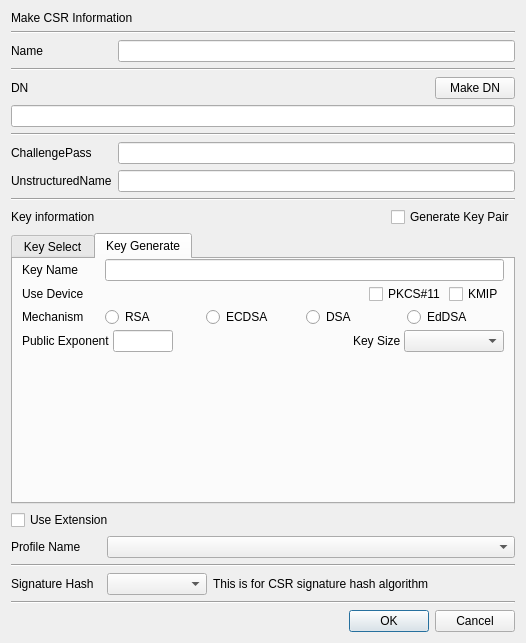
<?xml version="1.0" encoding="UTF-8"?>
<ui version="4.0">
 <class>MakeReqDlg</class>
 <widget class="QDialog" name="MakeReqDlg">
  <property name="geometry">
   <rect>
    <x>0</x>
    <y>0</y>
    <width>526</width>
    <height>643</height>
   </rect>
  </property>
  <property name="windowTitle">
   <string>Make requester</string>
  </property>
  <layout class="QVBoxLayout" name="verticalLayout_3">
   <item>
    <widget class="QLabel" name="label_10">
     <property name="text">
      <string>Make CSR Information</string>
     </property>
    </widget>
   </item>
   <item>
    <widget class="Line" name="line_4">
     <property name="orientation">
      <enum>Qt::Horizontal</enum>
     </property>
    </widget>
   </item>
   <item>
    <layout class="QGridLayout" name="gridLayout">
     <property name="topMargin">
      <number>0</number>
     </property>
     <item row="2" column="2">
      <widget class="QPushButton" name="mMakeDNBtn">
       <property name="text">
        <string>Make DN</string>
       </property>
      </widget>
     </item>
     <item row="6" column="0">
      <widget class="QLabel" name="label_12">
       <property name="text">
        <string>UnstructuredName</string>
       </property>
      </widget>
     </item>
     <item row="3" column="0" colspan="3">
      <widget class="QLineEdit" name="mDNText">
       <property name="minimumSize">
        <size>
         <width>500</width>
         <height>0</height>
        </size>
       </property>
      </widget>
     </item>
     <item row="0" column="1" colspan="2">
      <widget class="QLineEdit" name="mNameText"/>
     </item>
     <item row="6" column="1" colspan="2">
      <widget class="QLineEdit" name="mUnstructuredNameText"/>
     </item>
     <item row="5" column="0">
      <widget class="QLabel" name="label_7">
       <property name="minimumSize">
        <size>
         <width>90</width>
         <height>0</height>
        </size>
       </property>
       <property name="text">
        <string>ChallengePass</string>
       </property>
      </widget>
     </item>
     <item row="0" column="0">
      <widget class="QLabel" name="label">
       <property name="text">
        <string>Name</string>
       </property>
      </widget>
     </item>
     <item row="2" column="0">
      <widget class="QLabel" name="label_2">
       <property name="text">
        <string>DN</string>
       </property>
      </widget>
     </item>
     <item row="2" column="1">
      <spacer name="horizontalSpacer_6">
       <property name="orientation">
        <enum>Qt::Horizontal</enum>
       </property>
       <property name="sizeHint" stdset="0">
        <size>
         <width>40</width>
         <height>20</height>
        </size>
       </property>
      </spacer>
     </item>
     <item row="5" column="1" colspan="2">
      <widget class="QLineEdit" name="mChallengePassText"/>
     </item>
     <item row="1" column="0" colspan="3">
      <widget class="Line" name="line_5">
       <property name="orientation">
        <enum>Qt::Horizontal</enum>
       </property>
      </widget>
     </item>
     <item row="4" column="0" colspan="3">
      <widget class="Line" name="line_6">
       <property name="orientation">
        <enum>Qt::Horizontal</enum>
       </property>
      </widget>
     </item>
    </layout>
   </item>
   <item>
    <widget class="Line" name="line">
     <property name="orientation">
      <enum>Qt::Horizontal</enum>
     </property>
    </widget>
   </item>
   <item>
    <layout class="QGridLayout" name="gridLayout_4">
     <property name="topMargin">
      <number>0</number>
     </property>
     <item row="0" column="1">
      <spacer name="horizontalSpacer_3">
       <property name="orientation">
        <enum>Qt::Horizontal</enum>
       </property>
       <property name="sizeHint" stdset="0">
        <size>
         <width>40</width>
         <height>20</height>
        </size>
       </property>
      </spacer>
     </item>
     <item row="0" column="0">
      <widget class="QLabel" name="label_4">
       <property name="text">
        <string>Key information</string>
       </property>
      </widget>
     </item>
     <item row="0" column="2">
      <widget class="QCheckBox" name="mGenKeyPairCheck">
       <property name="text">
        <string>Generate Key Pair</string>
       </property>
      </widget>
     </item>
    </layout>
   </item>
   <item>
    <widget class="QTabWidget" name="mKeyInfoTab">
     <property name="currentIndex">
      <number>1</number>
     </property>
     <widget class="QWidget" name="mSelTab">
      <attribute name="title">
       <string>Key Select</string>
      </attribute>
      <layout class="QVBoxLayout" name="verticalLayout">
       <property name="spacing">
        <number>6</number>
       </property>
       <item>
        <layout class="QGridLayout" name="gridLayout_5">
         <item row="0" column="0">
          <widget class="QLabel" name="label_3">
           <property name="minimumSize">
            <size>
             <width>80</width>
             <height>0</height>
            </size>
           </property>
           <property name="maximumSize">
            <size>
             <width>80</width>
             <height>16777215</height>
            </size>
           </property>
           <property name="text">
            <string>Key Name</string>
           </property>
          </widget>
         </item>
         <item row="0" column="1">
          <widget class="QComboBox" name="mKeyNameCombo"/>
         </item>
        </layout>
       </item>
       <item>
        <layout class="QGridLayout" name="gridLayout_6">
         <item row="0" column="0">
          <widget class="QLabel" name="label_6">
           <property name="minimumSize">
            <size>
             <width>80</width>
             <height>0</height>
            </size>
           </property>
           <property name="maximumSize">
            <size>
             <width>80</width>
             <height>16777215</height>
            </size>
           </property>
           <property name="text">
            <string>Algorithm</string>
           </property>
          </widget>
         </item>
         <item row="0" column="3">
          <widget class="QLabel" name="mOptionLabel">
           <property name="text">
            <string>Key size</string>
           </property>
          </widget>
         </item>
         <item row="0" column="1">
          <widget class="QLineEdit" name="mAlgorithmText">
           <property name="palette">
            <palette>
             <active>
              <colorrole role="Base">
               <brush brushstyle="SolidPattern">
                <color alpha="255">
                 <red>221</red>
                 <green>221</green>
                 <blue>255</blue>
                </color>
               </brush>
              </colorrole>
             </active>
             <inactive>
              <colorrole role="Base">
               <brush brushstyle="SolidPattern">
                <color alpha="255">
                 <red>221</red>
                 <green>221</green>
                 <blue>255</blue>
                </color>
               </brush>
              </colorrole>
             </inactive>
             <disabled>
              <colorrole role="Base">
               <brush brushstyle="SolidPattern">
                <color alpha="255">
                 <red>240</red>
                 <green>240</green>
                 <blue>240</blue>
                </color>
               </brush>
              </colorrole>
             </disabled>
            </palette>
           </property>
           <property name="readOnly">
            <bool>true</bool>
           </property>
          </widget>
         </item>
         <item row="0" column="2">
          <spacer name="horizontalSpacer_2">
           <property name="orientation">
            <enum>Qt::Horizontal</enum>
           </property>
           <property name="sizeHint" stdset="0">
            <size>
             <width>40</width>
             <height>20</height>
            </size>
           </property>
          </spacer>
         </item>
         <item row="0" column="4">
          <widget class="QLineEdit" name="mOptionText">
           <property name="palette">
            <palette>
             <active>
              <colorrole role="Base">
               <brush brushstyle="SolidPattern">
                <color alpha="255">
                 <red>221</red>
                 <green>221</green>
                 <blue>255</blue>
                </color>
               </brush>
              </colorrole>
             </active>
             <inactive>
              <colorrole role="Base">
               <brush brushstyle="SolidPattern">
                <color alpha="255">
                 <red>221</red>
                 <green>221</green>
                 <blue>255</blue>
                </color>
               </brush>
              </colorrole>
             </inactive>
             <disabled>
              <colorrole role="Base">
               <brush brushstyle="SolidPattern">
                <color alpha="255">
                 <red>240</red>
                 <green>240</green>
                 <blue>240</blue>
                </color>
               </brush>
              </colorrole>
             </disabled>
            </palette>
           </property>
           <property name="readOnly">
            <bool>true</bool>
           </property>
          </widget>
         </item>
        </layout>
       </item>
       <item>
        <spacer name="verticalSpacer">
         <property name="orientation">
          <enum>Qt::Vertical</enum>
         </property>
         <property name="sizeHint" stdset="0">
          <size>
           <width>20</width>
           <height>40</height>
          </size>
         </property>
        </spacer>
       </item>
      </layout>
     </widget>
     <widget class="QWidget" name="mGenTab">
      <attribute name="title">
       <string>Key Generate</string>
      </attribute>
      <layout class="QVBoxLayout" name="verticalLayout_2">
       <property name="spacing">
        <number>3</number>
       </property>
       <property name="topMargin">
        <number>0</number>
       </property>
       <property name="bottomMargin">
        <number>0</number>
       </property>
       <item>
        <layout class="QGridLayout" name="gridLayout_2">
         <item row="0" column="0">
          <widget class="QLabel" name="label_8">
           <property name="minimumSize">
            <size>
             <width>80</width>
             <height>0</height>
            </size>
           </property>
           <property name="maximumSize">
            <size>
             <width>80</width>
             <height>16777215</height>
            </size>
           </property>
           <property name="text">
            <string>Key Name</string>
           </property>
          </widget>
         </item>
         <item row="0" column="1">
          <widget class="QLineEdit" name="mNewKeyNameText"/>
         </item>
        </layout>
       </item>
       <item>
        <layout class="QGridLayout" name="gridLayout_3">
         <item row="0" column="0">
          <widget class="QLabel" name="label_9">
           <property name="minimumSize">
            <size>
             <width>80</width>
             <height>0</height>
            </size>
           </property>
           <property name="maximumSize">
            <size>
             <width>8077215</width>
             <height>16777215</height>
            </size>
           </property>
           <property name="text">
            <string>Use Device</string>
           </property>
          </widget>
         </item>
         <item row="0" column="2">
          <widget class="QCheckBox" name="mPKCS11Check">
           <property name="text">
            <string>PKCS#11</string>
           </property>
          </widget>
         </item>
         <item row="0" column="1">
          <spacer name="horizontalSpacer">
           <property name="orientation">
            <enum>Qt::Horizontal</enum>
           </property>
           <property name="sizeHint" stdset="0">
            <size>
             <width>40</width>
             <height>20</height>
            </size>
           </property>
          </spacer>
         </item>
         <item row="0" column="3">
          <widget class="QCheckBox" name="mKMIPCheck">
           <property name="text">
            <string>KMIP</string>
           </property>
          </widget>
         </item>
        </layout>
       </item>
       <item>
        <layout class="QGridLayout" name="gridLayout_10">
         <property name="topMargin">
          <number>0</number>
         </property>
         <item row="0" column="2">
          <widget class="QRadioButton" name="mECDSARadio">
           <property name="text">
            <string>ECDSA</string>
           </property>
          </widget>
         </item>
         <item row="0" column="1">
          <widget class="QRadioButton" name="mRSARadio">
           <property name="text">
            <string>RSA</string>
           </property>
          </widget>
         </item>
         <item row="0" column="3">
          <widget class="QRadioButton" name="mDSARadio">
           <property name="text">
            <string>DSA</string>
           </property>
          </widget>
         </item>
         <item row="0" column="0">
          <widget class="QLabel" name="label_13">
           <property name="minimumSize">
            <size>
             <width>80</width>
             <height>0</height>
            </size>
           </property>
           <property name="maximumSize">
            <size>
             <width>80</width>
             <height>16777215</height>
            </size>
           </property>
           <property name="text">
            <string>Mechanism</string>
           </property>
          </widget>
         </item>
         <item row="0" column="4">
          <widget class="QRadioButton" name="mEdDSARadio">
           <property name="text">
            <string>EdDSA</string>
           </property>
          </widget>
         </item>
        </layout>
       </item>
       <item>
        <layout class="QGridLayout" name="gridLayout_7">
         <item row="0" column="0">
          <widget class="QLabel" name="mNewExponentLabel">
           <property name="text">
            <string>Public Exponent</string>
           </property>
          </widget>
         </item>
         <item row="0" column="1">
          <widget class="QLineEdit" name="mNewExponentText">
           <property name="maximumSize">
            <size>
             <width>60</width>
             <height>16777215</height>
            </size>
           </property>
          </widget>
         </item>
         <item row="0" column="3">
          <widget class="QLabel" name="mNewOptionLabel">
           <property name="text">
            <string>Key Size</string>
           </property>
          </widget>
         </item>
         <item row="0" column="2">
          <spacer name="horizontalSpacer_4">
           <property name="orientation">
            <enum>Qt::Horizontal</enum>
           </property>
           <property name="sizeHint" stdset="0">
            <size>
             <width>40</width>
             <height>20</height>
            </size>
           </property>
          </spacer>
         </item>
         <item row="0" column="4">
          <widget class="QComboBox" name="mNewOptionCombo">
           <property name="minimumSize">
            <size>
             <width>100</width>
             <height>0</height>
            </size>
           </property>
          </widget>
         </item>
        </layout>
       </item>
       <item>
        <spacer name="verticalSpacer_2">
         <property name="orientation">
          <enum>Qt::Vertical</enum>
         </property>
         <property name="sizeHint" stdset="0">
          <size>
           <width>20</width>
           <height>40</height>
          </size>
         </property>
        </spacer>
       </item>
      </layout>
     </widget>
    </widget>
   </item>
   <item>
    <widget class="QCheckBox" name="mUseExtensionCheck">
     <property name="text">
      <string>Use Extension</string>
     </property>
    </widget>
   </item>
   <item>
    <layout class="QGridLayout" name="gridLayout_9">
     <property name="topMargin">
      <number>0</number>
     </property>
     <item row="0" column="0">
      <widget class="QLabel" name="mProfileNameLabel">
       <property name="minimumSize">
        <size>
         <width>90</width>
         <height>0</height>
        </size>
       </property>
       <property name="maximumSize">
        <size>
         <width>90</width>
         <height>16777215</height>
        </size>
       </property>
       <property name="text">
        <string>Profile Name</string>
       </property>
      </widget>
     </item>
     <item row="0" column="1">
      <widget class="QComboBox" name="mProfileNameCombo"/>
     </item>
    </layout>
   </item>
   <item>
    <widget class="Line" name="line_3">
     <property name="orientation">
      <enum>Qt::Horizontal</enum>
     </property>
    </widget>
   </item>
   <item>
    <layout class="QGridLayout" name="gridLayout_8">
     <property name="topMargin">
      <number>0</number>
     </property>
     <item row="0" column="1">
      <widget class="QComboBox" name="mHashCombo">
       <property name="minimumSize">
        <size>
         <width>100</width>
         <height>0</height>
        </size>
       </property>
      </widget>
     </item>
     <item row="0" column="2">
      <widget class="QLabel" name="label_11">
       <property name="text">
        <string>This is for CSR signature hash algorithm</string>
       </property>
      </widget>
     </item>
     <item row="0" column="0">
      <widget class="QLabel" name="label_5">
       <property name="minimumSize">
        <size>
         <width>90</width>
         <height>0</height>
        </size>
       </property>
       <property name="text">
        <string>Signature Hash</string>
       </property>
      </widget>
     </item>
     <item row="0" column="3">
      <spacer name="horizontalSpacer_5">
       <property name="orientation">
        <enum>Qt::Horizontal</enum>
       </property>
       <property name="sizeHint" stdset="0">
        <size>
         <width>40</width>
         <height>20</height>
        </size>
       </property>
      </spacer>
     </item>
    </layout>
   </item>
   <item>
    <widget class="Line" name="line_2">
     <property name="orientation">
      <enum>Qt::Horizontal</enum>
     </property>
    </widget>
   </item>
   <item>
    <widget class="QDialogButtonBox" name="buttonBox">
     <property name="orientation">
      <enum>Qt::Horizontal</enum>
     </property>
     <property name="standardButtons">
      <set>QDialogButtonBox::Cancel|QDialogButtonBox::Ok</set>
     </property>
    </widget>
   </item>
  </layout>
 </widget>
 <tabstops>
  <tabstop>mNameText</tabstop>
  <tabstop>mMakeDNBtn</tabstop>
  <tabstop>mDNText</tabstop>
  <tabstop>mChallengePassText</tabstop>
  <tabstop>mUnstructuredNameText</tabstop>
  <tabstop>mGenKeyPairCheck</tabstop>
  <tabstop>mKeyInfoTab</tabstop>
  <tabstop>mKeyNameCombo</tabstop>
  <tabstop>mAlgorithmText</tabstop>
  <tabstop>mOptionText</tabstop>
  <tabstop>mNewKeyNameText</tabstop>
  <tabstop>mPKCS11Check</tabstop>
  <tabstop>mKMIPCheck</tabstop>
  <tabstop>mRSARadio</tabstop>
  <tabstop>mECDSARadio</tabstop>
  <tabstop>mDSARadio</tabstop>
  <tabstop>mEdDSARadio</tabstop>
  <tabstop>mNewExponentText</tabstop>
  <tabstop>mNewOptionCombo</tabstop>
  <tabstop>mUseExtensionCheck</tabstop>
  <tabstop>mProfileNameCombo</tabstop>
  <tabstop>mHashCombo</tabstop>
 </tabstops>
 <resources/>
 <connections>
  <connection>
   <sender>buttonBox</sender>
   <signal>accepted()</signal>
   <receiver>MakeReqDlg</receiver>
   <slot>accept()</slot>
   <hints>
    <hint type="sourcelabel">
     <x>248</x>
     <y>254</y>
    </hint>
    <hint type="destinationlabel">
     <x>157</x>
     <y>274</y>
    </hint>
   </hints>
  </connection>
  <connection>
   <sender>buttonBox</sender>
   <signal>rejected()</signal>
   <receiver>MakeReqDlg</receiver>
   <slot>reject()</slot>
   <hints>
    <hint type="sourcelabel">
     <x>316</x>
     <y>260</y>
    </hint>
    <hint type="destinationlabel">
     <x>286</x>
     <y>274</y>
    </hint>
   </hints>
  </connection>
 </connections>
</ui>
